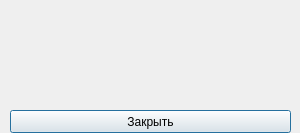
<?xml version="1.0" encoding="UTF-8"?>
<ui version="4.0">
 <class>Dialog</class>
 <widget class="QDialog" name="Dialog">
  <property name="geometry">
   <rect>
    <x>0</x>
    <y>0</y>
    <width>300</width>
    <height>133</height>
   </rect>
  </property>
  <property name="windowTitle">
   <string>Dialog</string>
  </property>
  <widget class="QLabel" name="label">
   <property name="geometry">
    <rect>
     <x>10</x>
     <y>10</y>
     <width>47</width>
     <height>13</height>
    </rect>
   </property>
   <property name="text">
    <string/>
   </property>
  </widget>
  <widget class="QLabel" name="label_2">
   <property name="geometry">
    <rect>
     <x>10</x>
     <y>30</y>
     <width>61</width>
     <height>16</height>
    </rect>
   </property>
   <property name="text">
    <string/>
   </property>
  </widget>
  <widget class="QLabel" name="label_3">
   <property name="geometry">
    <rect>
     <x>10</x>
     <y>50</y>
     <width>47</width>
     <height>13</height>
    </rect>
   </property>
   <property name="text">
    <string/>
   </property>
  </widget>
  <widget class="QLabel" name="label_4">
   <property name="geometry">
    <rect>
     <x>10</x>
     <y>70</y>
     <width>51</width>
     <height>16</height>
    </rect>
   </property>
   <property name="text">
    <string/>
   </property>
  </widget>
  <widget class="QLabel" name="label_5">
   <property name="geometry">
    <rect>
     <x>10</x>
     <y>90</y>
     <width>41</width>
     <height>16</height>
    </rect>
   </property>
   <property name="text">
    <string/>
   </property>
  </widget>
  <widget class="QPushButton" name="pushButton">
   <property name="geometry">
    <rect>
     <x>10</x>
     <y>110</y>
     <width>281</width>
     <height>23</height>
    </rect>
   </property>
   <property name="text">
    <string>Закрыть</string>
   </property>
  </widget>
 </widget>
 <resources/>
 <connections/>
</ui>
